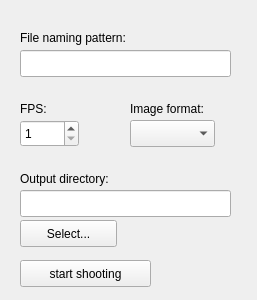
<?xml version="1.0" encoding="UTF-8"?>
<ui version="4.0">
 <class>MainWidget</class>
 <widget class="QWidget" name="MainWidget">
  <property name="geometry">
   <rect>
    <x>0</x>
    <y>0</y>
    <width>257</width>
    <height>300</height>
   </rect>
  </property>
  <property name="windowTitle">
   <string>MainWidget</string>
  </property>
  <widget class="QPushButton" name="togglingButton">
   <property name="geometry">
    <rect>
     <x>20</x>
     <y>260</y>
     <width>131</width>
     <height>27</height>
    </rect>
   </property>
   <property name="text">
    <string>start shooting</string>
   </property>
  </widget>
  <widget class="QLineEdit" name="fileNamePattern">
   <property name="geometry">
    <rect>
     <x>20</x>
     <y>50</y>
     <width>211</width>
     <height>27</height>
    </rect>
   </property>
   <property name="toolTip">
    <string>%1 means frame index</string>
   </property>
  </widget>
  <widget class="QLabel" name="label">
   <property name="geometry">
    <rect>
     <x>20</x>
     <y>30</y>
     <width>151</width>
     <height>16</height>
    </rect>
   </property>
   <property name="toolTip">
    <string>%1 means frame index</string>
   </property>
   <property name="text">
    <string>File naming pattern:</string>
   </property>
  </widget>
  <widget class="QSpinBox" name="fps">
   <property name="geometry">
    <rect>
     <x>20</x>
     <y>120</y>
     <width>59</width>
     <height>27</height>
    </rect>
   </property>
   <property name="toolTip">
    <string>frames per second</string>
   </property>
   <property name="minimum">
    <number>1</number>
   </property>
   <property name="maximum">
    <number>900</number>
   </property>
  </widget>
  <widget class="QLabel" name="label_2">
   <property name="geometry">
    <rect>
     <x>20</x>
     <y>100</y>
     <width>67</width>
     <height>17</height>
    </rect>
   </property>
   <property name="toolTip">
    <string>frames per second</string>
   </property>
   <property name="text">
    <string>FPS:</string>
   </property>
  </widget>
  <widget class="QComboBox" name="imageFormat">
   <property name="geometry">
    <rect>
     <x>130</x>
     <y>120</y>
     <width>85</width>
     <height>27</height>
    </rect>
   </property>
  </widget>
  <widget class="QLabel" name="label_3">
   <property name="geometry">
    <rect>
     <x>130</x>
     <y>100</y>
     <width>181</width>
     <height>17</height>
    </rect>
   </property>
   <property name="text">
    <string>Image format:</string>
   </property>
  </widget>
  <widget class="QLabel" name="label_4">
   <property name="geometry">
    <rect>
     <x>20</x>
     <y>170</y>
     <width>161</width>
     <height>17</height>
    </rect>
   </property>
   <property name="text">
    <string>Output directory:</string>
   </property>
  </widget>
  <widget class="QLineEdit" name="outputDir">
   <property name="geometry">
    <rect>
     <x>20</x>
     <y>190</y>
     <width>211</width>
     <height>27</height>
    </rect>
   </property>
  </widget>
  <widget class="QPushButton" name="chooseOutputDirectoryButton">
   <property name="geometry">
    <rect>
     <x>20</x>
     <y>220</y>
     <width>97</width>
     <height>27</height>
    </rect>
   </property>
   <property name="text">
    <string>Select...</string>
   </property>
  </widget>
 </widget>
 <layoutdefault spacing="6" margin="11"/>
 <resources/>
 <connections/>
</ui>
